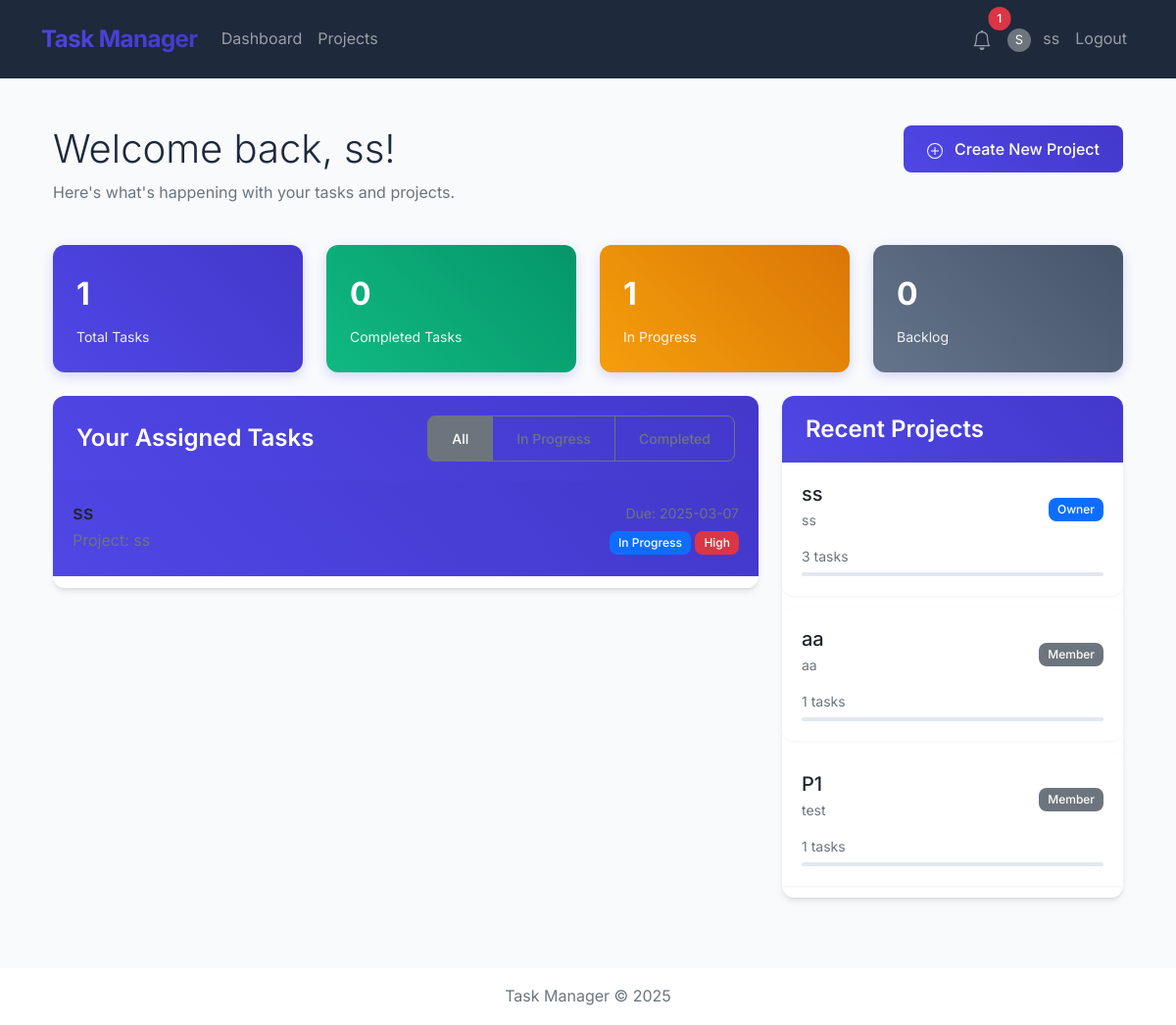
/dashboard (signed in), run on the app's committed database.
### app/models/models.py (models this page shows, shortened)
class User(UserMixin, db.Model):
    __tablename__ = 'users'
    id = db.Column(db.Integer, primary_key=True)
    username = db.Column(db.String(64), unique=True, nullable=False)
    email = db.Column(db.String(120), unique=True, nullable=False)
    password_hash = db.Column(db.String(128))
    created_at = db.Column(db.DateTime, default=datetime.datetime.now(datetime.timezone.utc))
    profile_picture = db.Column(db.BLOB)
    full_name = db.Column(db.String(100))
    bio = db.Column(db.Text)
    contact_info = db.Column(db.String(150))
    owned_projects = db.relationship('Project', backref='owner', lazy='dynamic')
    assigned_tasks = db.relationship('Task', backref='assignee', lazy='dynamic')
    join_requests = db.relationship('ProjectRequest', backref='requester', lazy='dynamic')
    dashboard_items = db.relationship('DashboardItem', backref='user', lazy='dynamic', cascade='all, delete-orphan')
    dashboard_stats = db.relationship('DashboardStat', backref='user', lazy='dynamic', cascade='all, delete-orphan')
    sent_friend_requests = db.relationship('Friendship',
                                          foreign_keys='Friendship.user_id',
                                          backref='sender',
                                          lazy='dynamic')
    received_friend_requests = db.relationship('Friendship',
                                             foreign_keys='Friendship.friend_id',
                                             backref='receiver',
                                             lazy='dynamic')
    def get_unread_notifications_count(self):
        return self.notifications.filter_by(is_read=False).count()

class Task(db.Model):
    __tablename__ = 'tasks'
    id = db.Column(db.Integer, primary_key=True)
    title = db.Column(db.String(100), nullable=False)
    description = db.Column(db.Text)
    due_date = db.Column(db.DateTime)
    status = db.Column(db.String(20), default='backlog')  # backlog, in_progress, completed
    priority = db.Column(db.String(20))  # low, medium, high
    created_at = db.Column(db.DateTime, default=datetime.datetime.now(datetime.timezone.utc))
    project_id = db.Column(db.Integer, db.ForeignKey('projects.id'), nullable=False)
    assignee_id = db.Column(db.Integer, db.ForeignKey('users.id'))
    comments = db.relationship('Comment', backref='task', lazy='dynamic', cascade='all, delete-orphan')

class Project(db.Model):
    __tablename__ = 'projects'
    id = db.Column(db.Integer, primary_key=True)
    title = db.Column(db.String(100), nullable=False)
    description = db.Column(db.Text)
    owner_id = db.Column(db.Integer, db.ForeignKey('users.id'))
    created_at = db.Column(db.DateTime, default=datetime.datetime.now(datetime.timezone.utc))
    tasks = db.relationship('Task', backref='project', lazy='dynamic', cascade='all, delete-orphan')
    members = db.relationship('User', secondary=project_members, backref=db.backref('projects', lazy='dynamic'))
    join_requests = db.relationship('ProjectRequest', backref='project', lazy='dynamic', cascade='all, delete-orphan')

### app/routes/main.py (the view)
@bp.route("/dashboard")
@login_required
def dashboard():
    return render_template("dashboard.html", Project=Project)

### app/templates/dashboard.html (shortened to what this page needs)
{% extends "base.html" %}
{% block content %}
<div class="container py-4">
    <div class="row mb-4">
        <div class="col-md-8">
            <h1 class="display-6 mb-2">Welcome back, {{ current_user.username }}!</h1>
            <p class="text-muted">Here's what's happening with your tasks and projects.</p>
        </div>
        <div class="col-md-4 text-end">
            <a href="{{ url_for('projects.create_project') }}" class="btn btn-primary">
                Create New Project
            </a>
        </div>
    </div>
    <div class="row mb-4">
        <div class="col-md-3">
            <div class="stats-card">
                <div class="number">{{ current_user.assigned_tasks.count() }}</div>
                <div class="label">Total Tasks</div>
            </div>
        </div>
        <div class="col-md-3">
            <div class="stats-card" style="background: linear-gradient(45deg, #10b981, #059669);">
                <div class="number">{{ current_user.assigned_tasks.filter_by(status='completed').count() }}</div>
                <div class="label">Completed Tasks</div>
            </div>
        </div>
        <div class="col-md-3">
            <div class="stats-card" style="background: linear-gradient(45deg, #f59e0b, #d97706);">
                <div class="number">{{ current_user.assigned_tasks.filter_by(status='in_progress').count() }}</div>
                <div class="label">In Progress</div>
            </div>
        </div>
        <div class="col-md-3">
            <div class="stats-card" style="background: linear-gradient(45deg, #64748b, #475569);">
                <div class="number">{{ current_user.assigned_tasks.filter_by(status='backlog').count() }}</div>
                <div class="label">Backlog</div>
            </div>
        </div>
    </div>
    <div class="row">
        <div class="col-md-8">
            <div class="card mb-4">
                <div class="card-header d-flex justify-content-between align-items-center">
                    <h4 class="mb-0">Your Assigned Tasks</h4>
                    <div class="btn-group">
                        <button type="button" class="btn btn-sm btn-outline-secondary active">All</button>
                        <button type="button" class="btn btn-sm btn-outline-secondary">In Progress</button>
                        <button type="button" class="btn btn-sm btn-outline-secondary">Completed</button>
                    </div>
                </div>
                <div class="card-body p-0">
                    {% if current_user.assigned_tasks.count() > 0 %}
                    <div class="list-group list-group-flush">
                        {% for task in current_user.assigned_tasks %}
                        <a href="{{ url_for('tasks.view_task', task_id=task.id) }}"
                            class="list-group-item list-group-item-action task-card status-{{ task.status }} priority-{{ task.priority }}">
                            <div class="d-flex w-100 justify-content-between align-items-center">
                                <div>
                                    <h5 class="mb-1">{{ task.title }}</h5>
                                    <p class="mb-1 text-muted">Project: {{ task.project.title }}</p>
                                </div>
                                <div class="text-end">
                                    {% if task.due_date %}
                                    <small class="d-block text-muted mb-1">Due: {{ task.due_date.strftime('%Y-%m-%d')
                                        }}</small>
                                    {% endif %}
                                    <div class="badge-group">
                                        {% if task.status == 'backlog' %}
                                        <span class="badge bg-secondary">Backlog</span>
                                        {% elif task.status == 'in_progress' %}
                                        <span class="badge bg-primary">In Progress</span>
                                        {% elif task.status == 'completed' %}
                                        <span class="badge bg-success">Completed</span>
                                        {% endif %}
                                        {% if task.priority == 'low' %}
                                        <span class="badge bg-info">Low</span>
                                        {% elif task.priority == 'medium' %}
                                        <span class="badge bg-warning">Medium</span>
                                        {% elif task.priority == 'high' %}
                                        <span class="badge bg-danger">High</span>
                                        {% endif %}
                                    </div>
                                </div>
                            </div>
                        </a>
                        {% endfor %}
                    </div>
                    {% endif %}
                </div>
            </div>
        </div>
        <div class="col-md-4">
            <div class="card">
                <div class="card-header">
                    <h4 class="mb-0">Recent Projects</h4>
                </div>
                <div class="card-body p-0">
                    {% if current_user.owned_projects.count() > 0 or current_user.projects.count() > 0 %}
                    <div class="list-group list-group-flush">
                        {% for project in current_user.owned_projects.order_by(Project.created_at.desc()).limit(5) %}
                        <a href="{{ url_for('projects.view_project', project_id=project.id) }}"
                            class="list-group-item list-group-item-action">
                            <div class="d-flex w-100 justify-content-between align-items-center">
                                <div>
                                    <h5 class="mb-1">{{ project.title }}</h5>
                                    <p class="mb-1 text-muted small">{{ project.description|truncate(100) }}</p>
                                </div>
                                <span class="badge bg-primary">Owner</span>
                            </div>
                            <div class="mt-2">
                                <small class="text-muted">{{ project.tasks.count() }} tasks</small>
                                <div class="progress mt-1" style="height: 4px;">
                                    {% set completed = project.tasks.filter_by(status='completed').count() %}
                                    {% set total = project.tasks.count() %}
                                </div>
                            </div>
                        </a>
                        {% endfor %}
                        {% for project in current_user.projects if project.owner_id != current_user.id %}
                        <a href="{{ url_for('projects.view_project', project_id=project.id) }}"
                            class="list-group-item list-group-item-action">
                            <div class="d-flex w-100 justify-content-between align-items-center">
                                <div>
                                    <h5 class="mb-1">{{ project.title }}</h5>
                                    <p class="mb-1 text-muted small">{{ project.description|truncate(100) }}</p>
                                </div>
                                <span class="badge bg-secondary">Member</span>
                            </div>
                            <div class="mt-2">
                                <small class="text-muted">{{ project.tasks.count() }} tasks</small>
                                <div class="progress mt-1" style="height: 4px;">
                                    {% set completed = project.tasks.filter_by(status='completed').count() %}
                                    {% set total = project.tasks.count() %}
                                </div>
                            </div>
                        </a>
                        {% endfor %}
                    </div>
                    {% endif %}
                </div>
            </div>
        </div>
    </div>
</div>
{% endblock %}

### app/templates/base.html (shortened to what this page needs)
<!DOCTYPE html>
<html lang="en">
<head>
    <link rel="stylesheet" href="https://cdn.jsdelivr.net/npm/bootstrap@5.1.3/dist/css/bootstrap.min.css">
    <link rel="stylesheet" href="{{ url_for('static', filename='css/style.css') }}">
</head>
<body>
    <nav class="navbar navbar-expand-lg navbar-dark">
        <div class="container">
            <a class="navbar-brand" href="{{ url_for('main.index') }}">Task Manager</a>
            <div class="collapse navbar-collapse" id="navbarNav">
                <ul class="navbar-nav me-auto">
                    {% if current_user.is_authenticated %}
                    <li class="nav-item">
                        <a class="nav-link" href="{{ url_for('main.dashboard') }}">Dashboard</a>
                    </li>
                    <li class="nav-item">
                        <a class="nav-link" href="{{ url_for('projects.list_projects') }}">Projects</a>
                    </li>
                    {% endif %}
                </ul>
                <ul class="navbar-nav">
                    {% if current_user.is_authenticated %}
                    <li class="nav-item dropdown">
                        <a class="nav-link position-relative" href="#" id="notificationsDropdown" role="button"
                            data-bs-toggle="dropdown" aria-expanded="false">
                            {% if current_user.get_unread_notifications_count() > 0 %}
                            <span
                                class="position-absolute top-0 start-100 translate-middle badge rounded-pill bg-danger">
                                {{ current_user.get_unread_notifications_count() }}
                            </span>
                            {% endif %}
                        </a>
                            {% set notifications =
                            current_user.notifications.order_by(Notification.created_at.desc()).limit(5).all() %}
                    </li>
                    <li class="nav-item">
                        <a class="nav-link" href="{{ url_for('users.profile') }}">
                            {% if current_user.profile_picture %}
                            <img alt="Profile"
                                class="rounded-circle me-2" style="width: 24px; height: 24px; object-fit: cover;">
                            {% else %}
                            <span
                                class="rounded-circle bg-secondary text-white d-inline-flex align-items-center justify-content-center me-2"
                                style="width: 24px; height: 24px; font-size: 0.8rem;">
                                {{ current_user.username[0].upper() }}
                            </span>
                            {% endif %}
                            {{ current_user.username }}
                        </a>
                    </li>
                    <li class="nav-item">
                        <a class="nav-link" href="{{ url_for('auth.logout') }}">Logout</a>
                    </li>
                    {% endif %}
                </ul>
            </div>
        </div>
    </nav>
    <div class="container mt-4">
        {% block content %}{% endblock %}
    </div>
    <footer class="mt-5 py-3 text-center">
        <div class="container">
            <p class="text-muted mb-0">Task Manager &copy; 2025</p>
        </div>
    </footer>
</body>
</html>

### data on the page
User: username "S", username "ss"
Task: title "ss", project "ss", due_date "2025-03-07", status "In Progress", priority "High"
Project: title "ss", description "ss", tasks.count "3"
Project: title "aa", description "aa", tasks.count "1"
Project: title "P1", description "test", tasks.count "1"

### other printed values
{{ current_user.get_unread_notifications_count() }} "1"
{{ current_user.assigned_tasks.count() }} "1"
{{ current_user.assigned_tasks.filter_by(status='completed').count() }} "0"
{{ current_user.assigned_tasks.filter_by(status='in_progress').count() }} "1"
{{ current_user.assigned_tasks.filter_by(status='backlog').count() }} "0"
